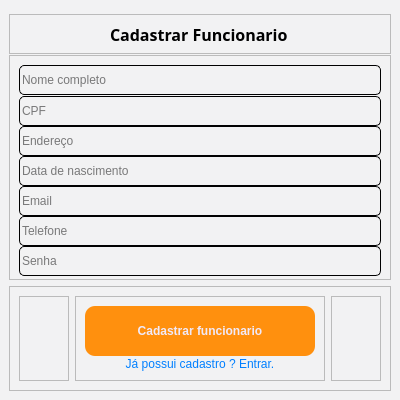
<?xml version="1.0" encoding="UTF-8"?>
<ui version="4.0">
 <class>MainWindow</class>
 <widget class="QMainWindow" name="MainWindow">
  <property name="geometry">
   <rect>
    <x>0</x>
    <y>0</y>
    <width>400</width>
    <height>400</height>
   </rect>
  </property>
  <property name="minimumSize">
   <size>
    <width>400</width>
    <height>400</height>
   </size>
  </property>
  <property name="maximumSize">
   <size>
    <width>400</width>
    <height>404</height>
   </size>
  </property>
  <property name="windowTitle">
   <string>MainWindow</string>
  </property>
  <property name="styleSheet">
   <string notr="true">background-color: rgb(242, 242, 243);</string>
  </property>
  <widget class="QWidget" name="centralwidget">
   <layout class="QVBoxLayout" name="verticalLayout">
    <item>
     <widget class="QFrame" name="login_cabecalho">
      <property name="minimumSize">
       <size>
        <width>0</width>
        <height>40</height>
       </size>
      </property>
      <property name="maximumSize">
       <size>
        <width>16777215</width>
        <height>30</height>
       </size>
      </property>
      <property name="frameShape">
       <enum>QFrame::StyledPanel</enum>
      </property>
      <property name="frameShadow">
       <enum>QFrame::Raised</enum>
      </property>
      <layout class="QHBoxLayout" name="horizontalLayout">
       <item>
        <widget class="QLabel" name="label">
         <property name="minimumSize">
          <size>
           <width>180</width>
           <height>0</height>
          </size>
         </property>
         <property name="maximumSize">
          <size>
           <width>100</width>
           <height>16777215</height>
          </size>
         </property>
         <property name="font">
          <font>
           <family>Noto Sans Georgian</family>
           <pointsize>12</pointsize>
           <weight>75</weight>
           <bold>true</bold>
          </font>
         </property>
         <property name="styleSheet">
          <string notr="true">QLabel{
text-align: center;
}</string>
         </property>
         <property name="text">
          <string>Cadastrar Funcionario</string>
         </property>
        </widget>
       </item>
      </layout>
     </widget>
    </item>
    <item>
     <widget class="QFrame" name="login_conteudo">
      <property name="maximumSize">
       <size>
        <width>16777215</width>
        <height>600</height>
       </size>
      </property>
      <property name="frameShape">
       <enum>QFrame::StyledPanel</enum>
      </property>
      <property name="frameShadow">
       <enum>QFrame::Raised</enum>
      </property>
      <layout class="QVBoxLayout" name="verticalLayout_3">
       <item>
        <widget class="QLineEdit" name="lineEdit_2">
         <property name="minimumSize">
          <size>
           <width>0</width>
           <height>30</height>
          </size>
         </property>
         <property name="styleSheet">
          <string notr="true">border-width: 1px;
border-color: black;
border-style: solid;
display: inline-block;
border-radius: 5px;</string>
         </property>
         <property name="placeholderText">
          <string>Nome completo</string>
         </property>
        </widget>
       </item>
       <item>
        <widget class="QLineEdit" name="lineEdit">
         <property name="minimumSize">
          <size>
           <width>0</width>
           <height>30</height>
          </size>
         </property>
         <property name="styleSheet">
          <string notr="true">border-width: 1px;
border-color: black;
border-style: solid;
display: inline-block;
border-radius: 5px;</string>
         </property>
         <property name="placeholderText">
          <string>CPF</string>
         </property>
        </widget>
       </item>
       <item>
        <widget class="QLineEdit" name="lineEdit_4">
         <property name="minimumSize">
          <size>
           <width>0</width>
           <height>30</height>
          </size>
         </property>
         <property name="styleSheet">
          <string notr="true">border-width: 1px;
border-color: black;
border-style: solid;
display: inline-block;
border-radius: 5px;</string>
         </property>
         <property name="placeholderText">
          <string>Endereço</string>
         </property>
        </widget>
       </item>
       <item>
        <widget class="QLineEdit" name="lineEdit_5">
         <property name="minimumSize">
          <size>
           <width>0</width>
           <height>30</height>
          </size>
         </property>
         <property name="styleSheet">
          <string notr="true">border-width: 1px;
border-color: black;
border-style: solid;
display: inline-block;
border-radius: 5px;</string>
         </property>
         <property name="placeholderText">
          <string>Data de nascimento</string>
         </property>
        </widget>
       </item>
       <item>
        <widget class="QLineEdit" name="lineEdit_6">
         <property name="minimumSize">
          <size>
           <width>0</width>
           <height>30</height>
          </size>
         </property>
         <property name="styleSheet">
          <string notr="true">border-width: 1px;
border-color: black;
border-style: solid;
display: inline-block;
border-radius: 5px;</string>
         </property>
         <property name="placeholderText">
          <string>Email</string>
         </property>
        </widget>
       </item>
       <item>
        <widget class="QLineEdit" name="lineEdit_7">
         <property name="minimumSize">
          <size>
           <width>0</width>
           <height>30</height>
          </size>
         </property>
         <property name="styleSheet">
          <string notr="true">border-width: 1px;
border-color: black;
border-style: solid;
display: inline-block;
border-radius: 5px;</string>
         </property>
         <property name="placeholderText">
          <string>Telefone</string>
         </property>
        </widget>
       </item>
       <item>
        <widget class="QLineEdit" name="lineEdit_3">
         <property name="minimumSize">
          <size>
           <width>0</width>
           <height>30</height>
          </size>
         </property>
         <property name="styleSheet">
          <string notr="true">border-width: 1px;
border-color: black;
border-style: solid;
display: inline-block;
border-radius: 5px;</string>
         </property>
         <property name="placeholderText">
          <string>Senha</string>
         </property>
        </widget>
       </item>
      </layout>
     </widget>
    </item>
    <item>
     <widget class="QFrame" name="login_confirmacao">
      <property name="minimumSize">
       <size>
        <width>0</width>
        <height>105</height>
       </size>
      </property>
      <property name="maximumSize">
       <size>
        <width>16777215</width>
        <height>150</height>
       </size>
      </property>
      <property name="frameShape">
       <enum>QFrame::StyledPanel</enum>
      </property>
      <property name="frameShadow">
       <enum>QFrame::Raised</enum>
      </property>
      <layout class="QHBoxLayout" name="horizontalLayout_3">
       <item>
        <widget class="QFrame" name="frame">
         <property name="frameShape">
          <enum>QFrame::StyledPanel</enum>
         </property>
         <property name="frameShadow">
          <enum>QFrame::Raised</enum>
         </property>
        </widget>
       </item>
       <item>
        <widget class="QFrame" name="frame_2">
         <property name="minimumSize">
          <size>
           <width>250</width>
           <height>0</height>
          </size>
         </property>
         <property name="maximumSize">
          <size>
           <width>230</width>
           <height>16777215</height>
          </size>
         </property>
         <property name="frameShape">
          <enum>QFrame::StyledPanel</enum>
         </property>
         <property name="frameShadow">
          <enum>QFrame::Raised</enum>
         </property>
         <layout class="QVBoxLayout" name="verticalLayout_2">
          <item>
           <widget class="QPushButton" name="pushButton_cadastro_cadastrar">
            <property name="minimumSize">
             <size>
              <width>230</width>
              <height>50</height>
             </size>
            </property>
            <property name="maximumSize">
             <size>
              <width>230</width>
              <height>16777215</height>
             </size>
            </property>
            <property name="font">
             <font>
              <weight>75</weight>
              <bold>true</bold>
             </font>
            </property>
            <property name="cursor">
             <cursorShape>PointingHandCursor</cursorShape>
            </property>
            <property name="styleSheet">
             <string notr="true">QPushButton{
	border-radius: 10px;
	border-image: url(:/Close_Image/cil-x.png);
	background-position: center;
		
	color: rgb(240, 233, 249);
	background-color: rgb(255, 144, 14);
	
}
QPushButton:hover{
	
	
	background-color: rgb(207, 110, 0);
	color: rgb(240, 233, 249);
}
QPushButton:pressed{
	background-color: rgb(35, 35, 35);
	color: rgb(200, 200, 200);
}

</string>
            </property>
            <property name="text">
             <string>Cadastrar funcionario</string>
            </property>
           </widget>
          </item>
          <item>
           <widget class="QPushButton" name="pushButton_cadastro_entrar_login">
            <property name="maximumSize">
             <size>
              <width>300</width>
              <height>16777215</height>
             </size>
            </property>
            <property name="cursor">
             <cursorShape>PointingHandCursor</cursorShape>
            </property>
            <property name="styleSheet">
             <string notr="true">QPushButton{
	border-radius: 5px;
	border-image: url(:/Close_Image/cil-x.png);
	background-position: center;
	
	color: rgb(0,127,255);
}


</string>
            </property>
            <property name="text">
             <string>Já possui cadastro ? Entrar.</string>
            </property>
           </widget>
          </item>
         </layout>
        </widget>
       </item>
       <item>
        <widget class="QFrame" name="frame_3">
         <property name="frameShape">
          <enum>QFrame::StyledPanel</enum>
         </property>
         <property name="frameShadow">
          <enum>QFrame::Raised</enum>
         </property>
        </widget>
       </item>
      </layout>
     </widget>
    </item>
   </layout>
  </widget>
 </widget>
 <resources/>
 <connections/>
</ui>
